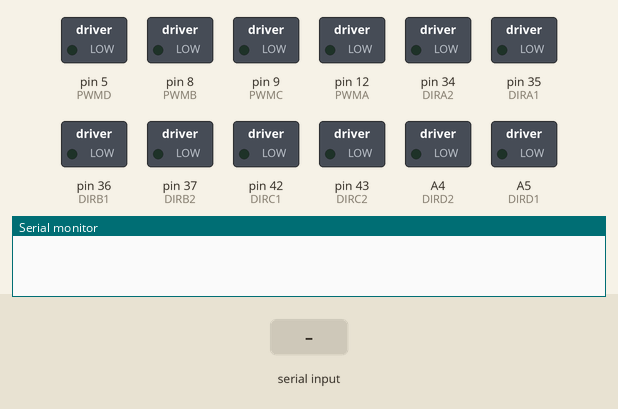
This sketch was run on a simulated Arduino Mega 2560, built with avr-gcc and run on an emulated ATmega2560. Shown: switched loads named in the sketch (green lamp = pin HIGH), the last lines printed to the serial monitor. Inputs (shaded band) come from the test bench.

Above: at 1.2 s.
1.3 s: "1\n" received over the second serial link
At 2.5 s:
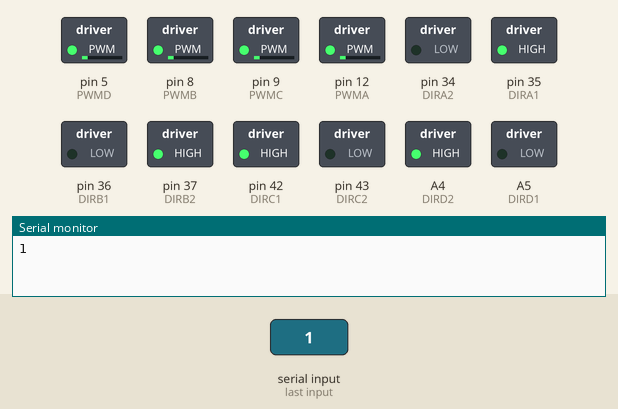
2.8 s: "2\n" received over the second serial link
At 3.7 s:
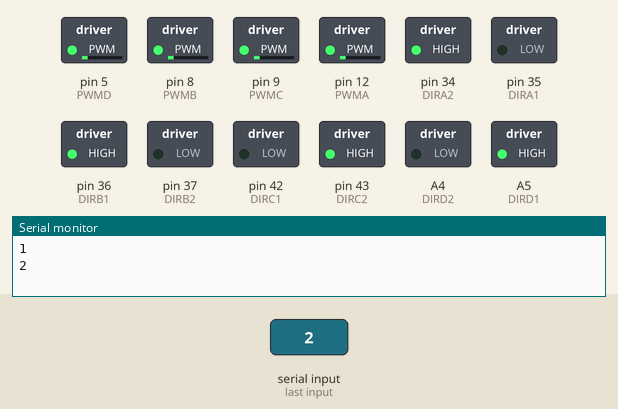
4.3 s: "3\n" received over the second serial link
At 4.9 s:
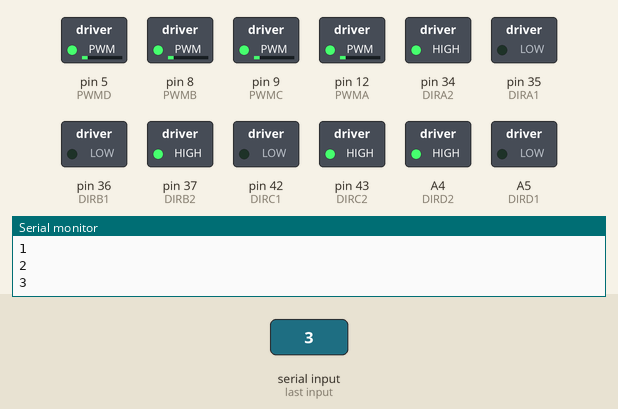
5.8 s: "4\n" received over the second serial link
At 6.1 s:
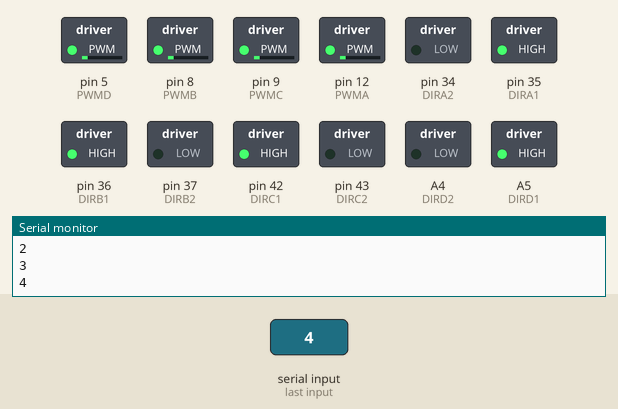
7.3 s: "5\n" received over the second serial link
At 8.5 s:
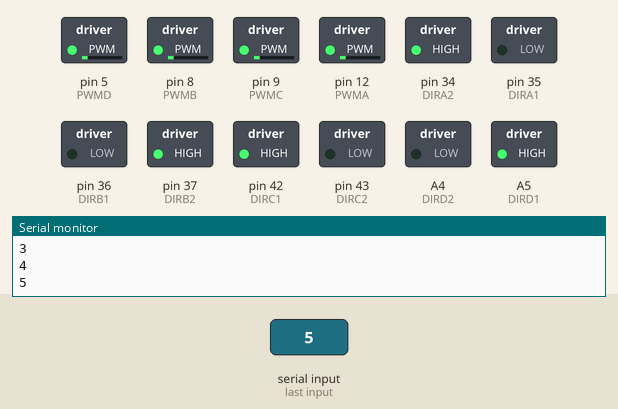
Timing chart, 0 to 9.8 s (numbered marks = the images above; inputs shaded):
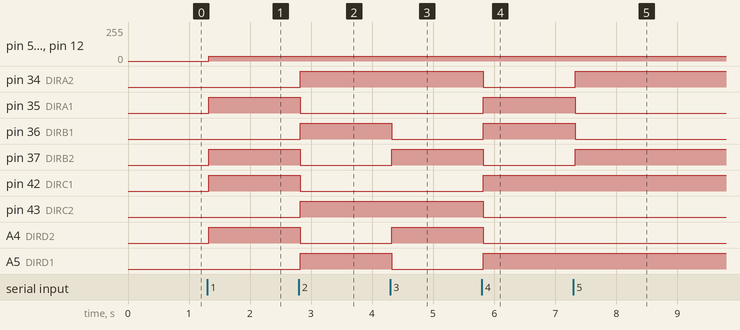

Measured:
- after the input at 1.3 s, pin 5 (PWMD), pin 8 (PWMB), pin 9 (PWMC), pin 12 (PWMA): 0/255 → 35/255 at once; pin 35 (DIRA1), pin 37 (DIRB2), pin 42 (DIRC1), A4 (DIRD2): LOW → HIGH at once
- after the input at 2.8 s, pin 34 (DIRA2), pin 36 (DIRB1), pin 43 (DIRC2), A5 (DIRD1): LOW → HIGH at once; pin 35 (DIRA1), pin 37 (DIRB2), pin 42 (DIRC1), A4 (DIRD2): HIGH → LOW at once
- after the input at 4.3 s, pin 36 (DIRB1), A5 (DIRD1): HIGH → LOW at once; pin 37 (DIRB2), A4 (DIRD2): LOW → HIGH at once
- after the input at 5.8 s, pin 34 (DIRA2), pin 37 (DIRB2), pin 43 (DIRC2), A4 (DIRD2): HIGH → LOW at once; pin 35 (DIRA1), pin 36 (DIRB1), pin 42 (DIRC1), A5 (DIRD1): LOW → HIGH at once
- after the input at 7.3 s, pin 34 (DIRA2), pin 37 (DIRB2): LOW → HIGH at once; pin 35 (DIRA1), pin 36 (DIRB1): HIGH → LOW at once

The sketch:

ESP8266_with_Adruino.ino
```cpp
#include <SoftwareSerial.h>
SoftwareSerial AdruinoUno(52, 53);

//int LED1 = 10;
//int LED2 = 9;
#define PWMA 12    //A SPEED MOTOR 1 -  LEFT FRONT WHEEL
#define DIRA1 35
#define DIRA2 34  //A DIRECTION MOTOR 1 - LEFT FRONT WHEEL
#define PWMB 8    //B SPEED MOTOR 2 - RIGHT FRONT WHEEL
#define DIRB1 36
#define DIRB2 37  //B DIRECTION MOTOR 2 - RIGHT FRONT WHEEL
#define PWMC 9   //C SPEED MOTOR 3 - LEFT REAR WHEEL
#define DIRC1 42
#define DIRC2 43  //C DIRECTION MOTOR 3 - LEFT REAR WHEEL
#define PWMD 5    //D SPEED MOTOR 4 - RIGHT REAR WHEEL
#define DIRD1 A5  //27
#define DIRD2 A4 //26  //D DIRECTION MOTOR 4 - RIGHT REAR WHEEL

void setup() {
  // put your setup code here, to run once:
  Serial.begin(9600);
  AdruinoUno.begin(4800);
  pinMode(PWMA, OUTPUT);
  pinMode(DIRA1, OUTPUT);
  pinMode(DIRA2, OUTPUT);
  pinMode(PWMB, OUTPUT);
  pinMode(DIRB1, OUTPUT);
  pinMode(DIRB2, OUTPUT);
  pinMode(PWMC, OUTPUT);
  pinMode(DIRC1, OUTPUT);
  pinMode(DIRC2, OUTPUT);
  pinMode(PWMD, OUTPUT);
  pinMode(DIRD1, OUTPUT);
  pinMode(DIRD2, OUTPUT);
  //pinMode(LED1, OUTPUT);
  //pinMode(LED2, OUTPUT);
}

// Motion Control Action
#define MOTORA_FORWARD(pwm)    do{digitalWrite(DIRA1,HIGH); digitalWrite(DIRA2,LOW);analogWrite(PWMA,pwm);}while(0)
#define MOTORA_STOP(x)         do{digitalWrite(DIRA1,LOW); digitalWrite(DIRA2,LOW); analogWrite(PWMA,0);}while(0)
#define MOTORA_BACKOFF(pwm)    do{digitalWrite(DIRA1,LOW);digitalWrite(DIRA2,HIGH); analogWrite(PWMA,pwm);}while(0)

#define MOTORB_FORWARD(pwm)    do{digitalWrite(DIRB1,LOW); digitalWrite(DIRB2,HIGH);analogWrite(PWMB,pwm);}while(0)
#define MOTORB_STOP(x)         do{digitalWrite(DIRB1,LOW); digitalWrite(DIRB2,LOW); analogWrite(PWMB,0);}while(0)
#define MOTORB_BACKOFF(pwm)    do{digitalWrite(DIRB1,HIGH);digitalWrite(DIRB2,LOW); analogWrite(PWMB,pwm);}while(0)

#define MOTORC_FORWARD(pwm)    do{digitalWrite(DIRC1,HIGH); digitalWrite(DIRC2,LOW);analogWrite(PWMC,pwm);}while(0)
#define MOTORC_STOP(x)         do{digitalWrite(DIRC1,LOW); digitalWrite(DIRC2,LOW); analogWrite(PWMC,0);}while(0)
#define MOTORC_BACKOFF(pwm)    do{digitalWrite(DIRC1,LOW);digitalWrite(DIRC2,HIGH); analogWrite(PWMC,pwm);}while(0)

#define MOTORD_FORWARD(pwm)    do{digitalWrite(DIRD1,LOW); digitalWrite(DIRD2,HIGH);analogWrite(PWMD,pwm);}while(0)
#define MOTORD_STOP(x)         do{digitalWrite(DIRD1,LOW); digitalWrite(DIRD2,LOW); analogWrite(PWMD,0);}while(0)
#define MOTORD_BACKOFF(pwm)    do{digitalWrite(DIRD1,HIGH);digitalWrite(DIRD2,LOW); analogWrite(PWMD,pwm);}while(0)

int Motor_PWM = 35;

//Motor motion control
//Macro definition

////// FORWARD
//    ↑A-----B↑
//     |  ↑  |
//     |  |  |
//    ↑C-----D↑
void ADVANCE()
{
  MOTORA_FORWARD(Motor_PWM);MOTORB_FORWARD(Motor_PWM);
  MOTORC_FORWARD(Motor_PWM);MOTORD_FORWARD(Motor_PWM);
}
///// BACKWARD
//    ↓A-----B↓     //
//     |  |  |      //
//     |  ↓  |      //
//    ↓C-----D↓     //
void BACK()
{
  MOTORA_BACKOFF(Motor_PWM);MOTORB_BACKOFF(Motor_PWM);
  MOTORC_BACKOFF(Motor_PWM);MOTORD_BACKOFF(Motor_PWM);
}
///// FORWARD LEFT
//    =A-----B↑
//     |   ↖ |
//     | ↖   |
//    ↑C-----D=
void LEFT_1()
{
  MOTORA_STOP(Motor_PWM);MOTORB_FORWARD(Motor_PWM);
  MOTORC_FORWARD(Motor_PWM);MOTORD_STOP(Motor_PWM);
}
///// LEFT
//    ↓A-----B↑
//     |  ←  |
//     |  ←  |
//    ↑C-----D↓
void LEFT_2()
{
  MOTORA_BACKOFF(Motor_PWM);MOTORB_FORWARD(Motor_PWM);
  MOTORC_FORWARD(Motor_PWM);MOTORD_BACKOFF(Motor_PWM);
}
//    ↓A-----B=
//     | ↙   |
//     |   ↙ |
//    =C-----D↓
void LEFT_3()
{
  MOTORA_BACKOFF(Motor_PWM);MOTORB_STOP(Motor_PWM);
  MOTORC_STOP(Motor_PWM);MOTORD_BACKOFF(Motor_PWM);
}
//// FORWARD RIGHT
//    ↑A-----B=
//     | ↗   |
//     |   ↗ |
//    =C-----D↑
void RIGHT_1()
{
  MOTORA_FORWARD(Motor_PWM);MOTORB_STOP(Motor_PWM);
  MOTORC_STOP(Motor_PWM);MOTORD_FORWARD(Motor_PWM);
}

//// RIGHT
//    ↑A-----B↓
//     |  →  |
//     |  →  |
//    ↓C-----D↑
void RIGHT_2()
{
  MOTORA_FORWARD(Motor_PWM);MOTORB_BACKOFF(Motor_PWM);
  MOTORC_BACKOFF(Motor_PWM);MOTORD_FORWARD(Motor_PWM);
}
///// BACKWARD RIGHT
//    =A-----B↓
//     |   ↘ |
//     | ↘   |
//    ↓C-----D=
void RIGHT_3()
{
  MOTORA_STOP(Motor_PWM);MOTORB_BACKOFF(Motor_PWM);
  MOTORC_BACKOFF(Motor_PWM);MOTORD_STOP(Motor_PWM);
}
//////// TURNING LEFT
// ↓A-----B↑
//  |     |
//  |     |
// ↓C-----D↑
void TURN_LEFT()
{
  MOTORA_BACKOFF(Motor_PWM);MOTORB_FORWARD(Motor_PWM);
  MOTORC_BACKOFF(Motor_PWM);MOTORD_FORWARD(Motor_PWM);
}
////// TURNING RIGHT
// ↑A-----B↓
//  |     |
//  |     |
// ↑C-----D↓
void TURN_RIGHT()
{
  MOTORA_FORWARD(Motor_PWM);MOTORB_BACKOFF(Motor_PWM);
  MOTORC_FORWARD(Motor_PWM);MOTORD_BACKOFF(Motor_PWM);
}
///////// STOP
//    =A-----B=
//     |  =  |
//     |  =  |
//    =C-----D=
void STOP()
{
  MOTORA_STOP(Motor_PWM);MOTORB_STOP(Motor_PWM);
  MOTORC_STOP(Motor_PWM);MOTORD_STOP(Motor_PWM);
}
void loop() {
  // put your main code here, to run repeatedly:
  while (AdruinoUno.available() > 0) {
    int val = AdruinoUno.parseInt();
    if (AdruinoUno.read() == '\n')
    {
      Serial.println(val);
      if (val == 0)
      {
        STOP();
        //digitalWrite(LED1, HIGH);
        //digitalWrite(LED2,LOW);
      }
      else if (val == 1)
      {
        //digitalWrite(LED1, LOW);
        //digitalWrite(LED2, LOW);
        ADVANCE();
      }
      else if (val == 2)
      {
        //digitalWrite(LED2, HIGH);
        //digitalWrite(LED1, LOW);
        BACK();
      }
      else if (val == 3)
      {
        TURN_LEFT();
      }
      else if (val == 4)
      {
        TURN_RIGHT();
      }
      else if (val == 5)
      {
        LEFT_2();
      }
      else if (val == 6)
      {
        RIGHT_2();
      }
    }
  }
  delay(30);
}
```
